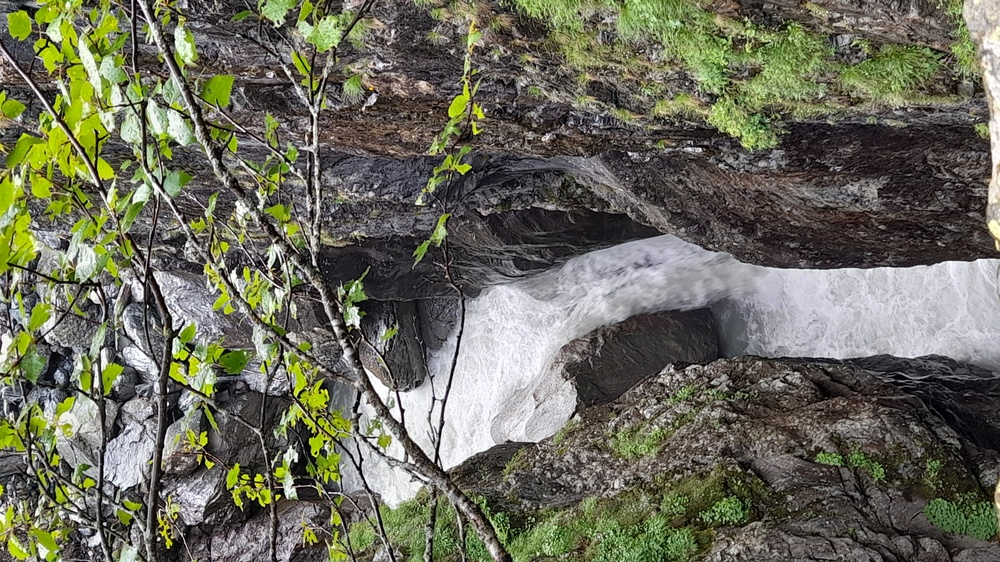
#> input picture water.jpg, 1000 x 562 px, shrunk from 4000 x 2250 before the run
$ python lab5.py
#> lines starting #> are read from the running program, lines starting #| are printed output that depends on the picture
import numpy as np
import matplotlib.pyplot as plt
from PIL import Image
img = Image.open('water.jpg')
#> img is the input picture: PIL image 1000x562 RGB; mean R, G, B 107.6, 108.1, 91.9
img_arr = np.array(img)
img_arr.shape
plt.imshow(np.transpose(img_arr, (1, 0, 2)))
plt.show()
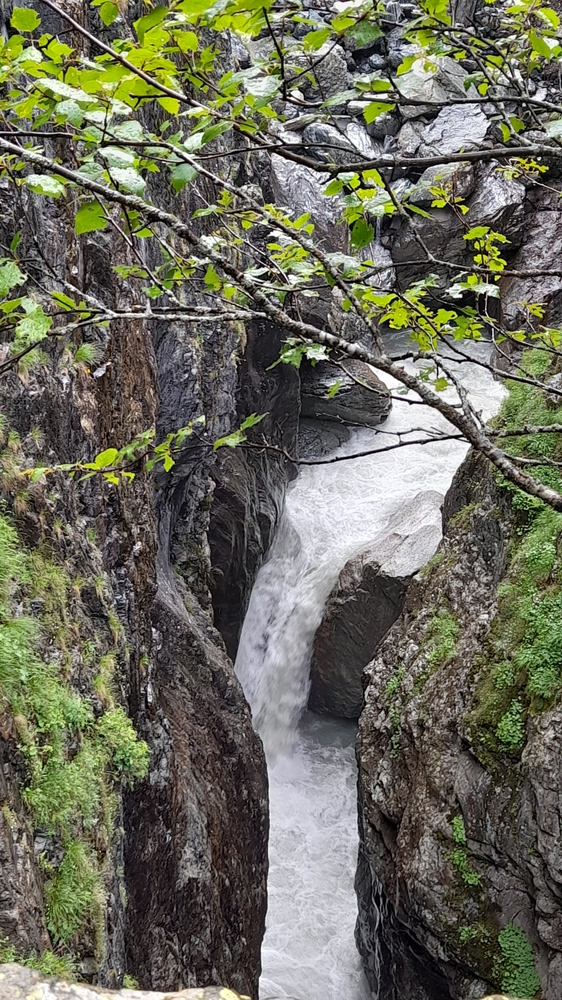
#> shown: shape (1000, 562, 3); mean R, G, B 107.6, 108.1, 91.9

$ run again, with small.jpg copied over water.jpg
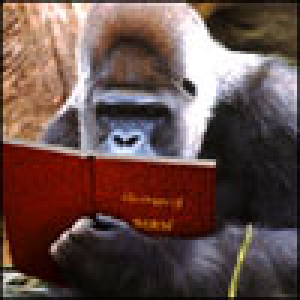
#> input picture small.jpg, 100 x 100 px (shown 3 times larger)
#> img is the input picture: PIL image 100x100 RGB; mean R, G, B 102.1, 77.4, 72.8
#> `plt.show()`:
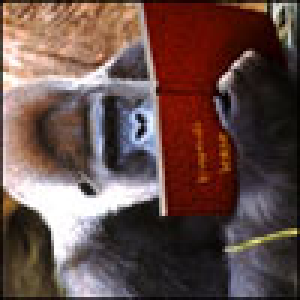
#> shown: shape (100, 100, 3) (shown 3 times larger); mean R, G, B 102.1, 77.4, 72.8
